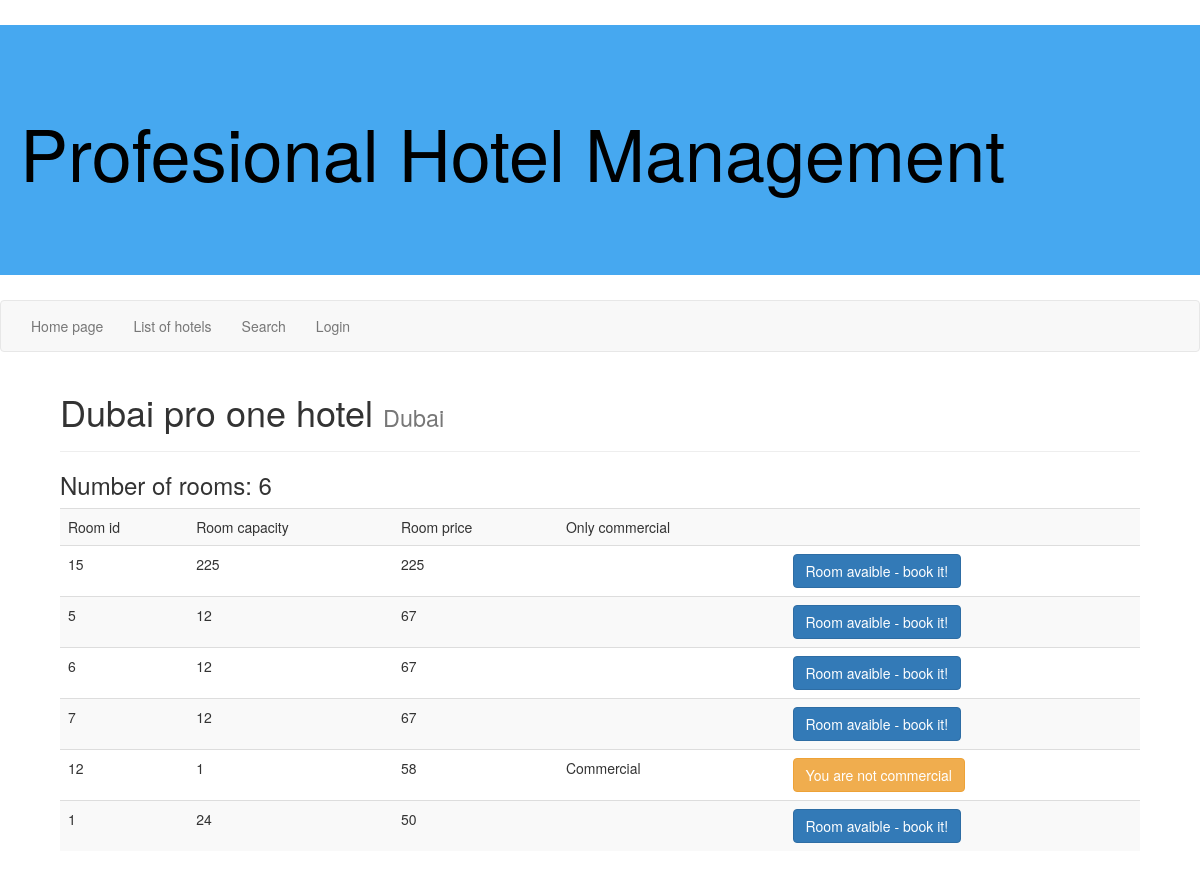
Page /php/hotel.php?id=1 on the committed database.
### tables this page shows
CREATE TABLE `hotels` (
  `hotel_id` int(8) NOT NULL,
  `hotel_name` varchar(255) NOT NULL,
  `hotel_location` varchar(255) NOT NULL,
  `hotel_min_price` int(8) NOT NULL DEFAULT '0',
  `hotel_max_price` int(8) NOT NULL DEFAULT '0',
  `hotel_rooms` int(11) NOT NULL
);

CREATE TABLE `rooms` (
  `room_id` int(8) NOT NULL,
  `hotel_id` int(8) NOT NULL,
  `room_capacity` int(8) NOT NULL,
  `room_price` int(8) NOT NULL,
  `room_user_status_req` int(11) NOT NULL
);

### php/core.php (called while the page is built, shortened)
<?php
function dbquery($query) {
	$result = @mysql_query($query);
	if (!$result) {
		echo mysql_error();
		return false;
	} else {
		return $result;
	}
}
function dbrows($query) {
	$result = @mysql_num_rows($query);
	return $result;
}
function dbarray($query) {
	$result = @mysql_fetch_assoc($query);
	if (!$result) {
		return false;
	} else {
		return $result;
	}
}
?>

### php/hotel.php (the view, shortened to what this page needs)
<?php
require_once "core.php";
require_once "style/head.php";
$query = dbquery("SELECT * FROM hotels WHERE `hotel_id` = '".$_GET['id']."'");
if(!dbrows($query)){ echo "Unfortunatly there is no hotel with this id"; }
else{
$hotel = dbarray($query);
?>
<div class="page-header">
	<h1><?php echo $hotel['hotel_name']." <small>".$hotel['hotel_location']."</small>"; ?> </h1>
</div>
<h3>Number of rooms: <?php echo $hotel['hotel_rooms']; ?></h3>
<table class="table table-striped">
<tr><td>Room id</td><td>Room capacity</td><td>Room price</td><td>Only commercial</td><td></td></tr>
<?php
$query = dbquery("SELECT * FROM rooms WHERE `hotel_id` = '".$hotel['hotel_id']."' ORDER BY `room_price` DESC");
while($room = dbarray($query))
{
	echo "<tr><td>".$room['room_id']."</td><td>".$room['room_capacity']."</td><td>".$room['room_price']."</td><td>".($room['room_user_status_req'] == 2 ? "Commercial" : "")."</td>
	<td>";
	$endq = dbquery("SELECT `booking_end_date` FROM bookings WHERE `booking_start_date`<'".time()."' AND `booking_end_date` > '".time()."' AND `room_id` = '".$room['room_id']."'");
	if(!$commercial && $room['room_user_status_req']==2)
	{
		echo "<button type=\"button\" class=\"btn btn-warning\"> You are not commercial</a>";
	}elseif(dbrows($endq)){
		echo "<button type=\"button\" class=\"btn btn-danger\"> Room booked</a>";
	}
	else{
		echo "<a href=\"book_room.php?id=".$room['room_id']."\" class=\"btn btn-primary\"> Room avaible - book it!</a>";
	}
	echo "</td></tr>\n";
}
?>
</table>
<?php
}
require_once "style/foot.php";
?>

### php/style/head.php (shortened to what this page needs)
<?php if(!defined("BASE")) die("Acc denied");
$user; $userid; $username; $userlevel; $logged = false; $commercial = false;
?>
<!DOCTYPE html>
<html>
<head>
	<link rel="stylesheet" href="<?php echo BASE; ?>style/maincss.css" type="text/css" />
	<link rel="stylesheet" href="<?php echo BASE; ?>style/bootstrap.css" type="text/css" />
</head>
<body>
<div class="logo"><a href="<?php echo BASE; ?>">Profesional Hotel Management</a></div>
<nav class="navbar navbar-default">
	<div class="navbar-fluid">
		<div class="collapse navbar-collapse">
			<ul class="nav navbar-nav">
				<li><a href="<?php echo BASE; ?>index.php">Home page</a></li>
				<li><a href="<?php echo BASE; ?>hotels.php">List of hotels</a></li>
				<li><a href="<?php echo BASE; ?>search.php">Search</a></li>
<?php
if(!$logged){
?>
				<li><a href="<?php echo BASE; ?>login.php">Login</a></li>
<?php
}
?>
			</ul>
		</div>
	</div>
</nav>
<div class="content">

### php/style/foot.php (shortened to what this page needs)
</div>
</body>
</html>

### php/style/maincss.css (style rules this page uses)
.logo { width: 100%; background-color: rgb(70, 168, 240); height: 250px; font-size: 72px; margin: 25px 0px 25px 0px; padding: 75px 0px 0px 20px; }
.logo a { color: #000000; }
.content { min-width: 720px; width: 90%; margin: auto; }

### rows in the picture
hotels: hotel_name "Dubai pro one hotel", hotel_location "Dubai", hotel_rooms "6"
rooms: room_id "15", room_capacity "225", room_price "225"
rooms: room_id "5", room_capacity "12", room_price "67"
rooms: room_id "6", room_capacity "12", room_price "67"
rooms: room_id "7", room_capacity "12", room_price "67"
rooms: room_id "12", room_capacity "1", room_price "58", room_user_status_req "Commercial"
rooms: room_id "1", room_capacity "24", room_price "50"
